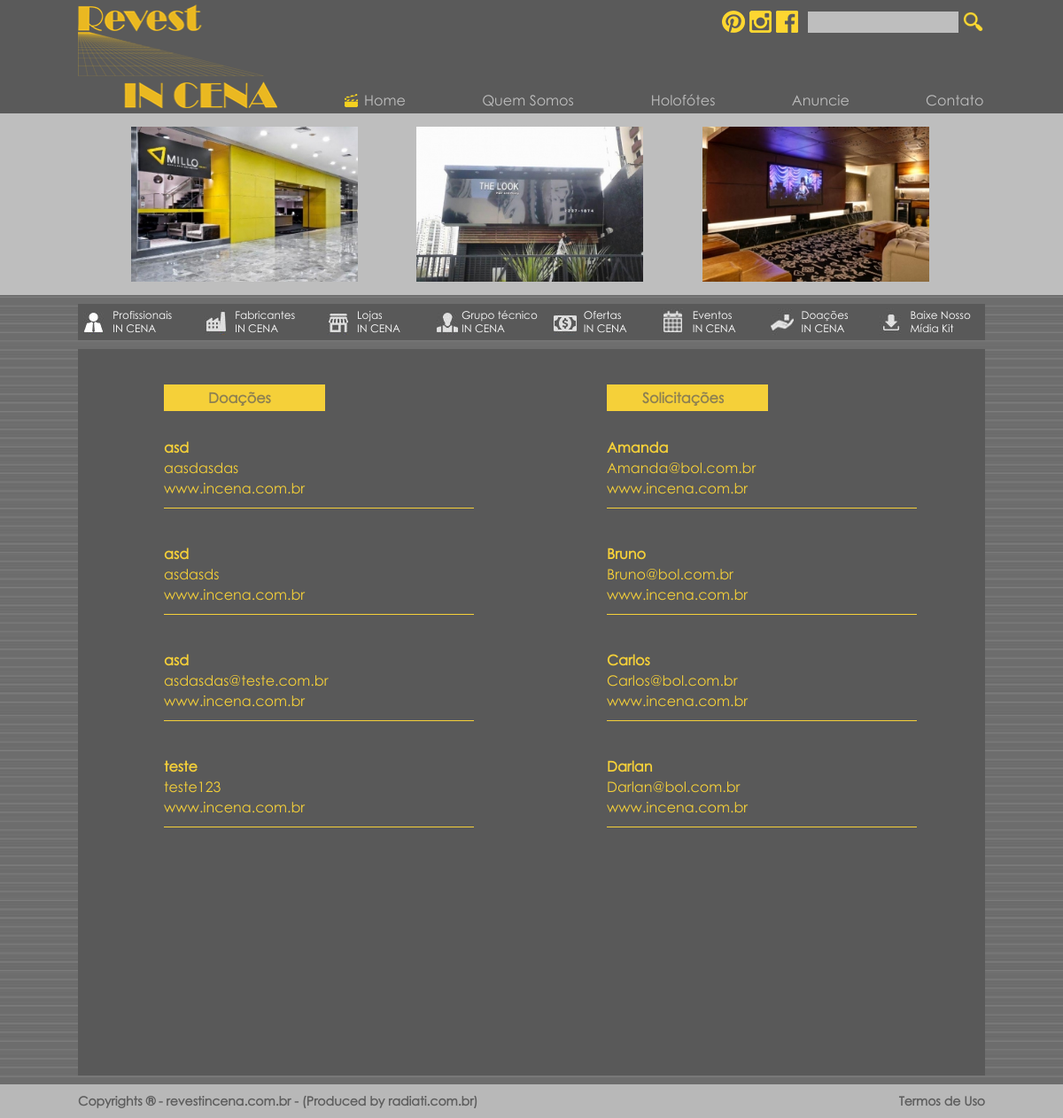
Page /solicitacoes.php on the committed database.
### tables this page shows
CREATE TABLE IF NOT EXISTS `publicidade` (
  `id_p` int(11) NOT NULL AUTO_INCREMENT,
  `name_p` varchar(30) NOT NULL,
  `image_p` varchar(50) NOT NULL,
  `url_p` varchar(150) NOT NULL,
  PRIMARY KEY (`id_p`)
);

CREATE TABLE IF NOT EXISTS `solicitacao` (
  `id_solicita` int(11) NOT NULL AUTO_INCREMENT,
  `nome` varchar(150) NOT NULL,
  `email` varchar(150) NOT NULL,
  `msg` text NOT NULL,
  `aprovado` int(2) NOT NULL,
  PRIMARY KEY (`id_solicita`)
);

CREATE TABLE IF NOT EXISTS `doacao` (
  `id_doacao` int(11) NOT NULL AUTO_INCREMENT,
  `nome` varchar(150) NOT NULL,
  `email` varchar(150) NOT NULL,
  `msg` text NOT NULL,
  `aprovado` int(10) NOT NULL,
  PRIMARY KEY (`id_doacao`)
);

### solicitacoes.php (the view, shortened to what this page needs)
<?php include_once('cms/php/conn.php'); mysqli_set_charset($conn, "utf8");?>
<!DOCTYPE html>
<html lang="pt-br">
	<head>
		<?php include_once('includes/head.php');?>
	</head>
	<body>
		<?php include_once('includes/header.php');?>
		<?php include_once('includes/menu.php');?>
           <div class="Centro FundoConteudo contato_overflow">
            <div class="centraliza_barras">
            <div class="doacoes">
                     <div class="posso">
                            <a href="">Doações</a>
                     </div>
                 <?php
                    $query = "SELECT * FROM solicitacao ORDER BY nome ASC";
                    $executa = mysql_query($query);
                        while($dados = mysql_fetch_array($executa)){
                            $nome = $dados['nome'];
                            $email = $dados['email'];
                            $aprovado = $dados['aprovado'];
                            if($aprovado == 1){
                ?>
                     <div class="resultados">
                         <b> <?php echo $nome; ?> </b><br />
                            <?php echo $email; ?><br />
                            www.incena.com.br<br />
                     </div>
                <?php }} ?>
            </div>
                <div class="solicita">
                     <div class="posso">
                            <a href="">Solicitações</a>
                     </div>
                <?php
                    $query = "SELECT * FROM doacao ORDER BY nome ASC";
                    $executa = mysql_query($query);
                        while($dados = mysql_fetch_array($executa)){
                            $nome = $dados['nome'];
                            $email = $dados['email'];
                            $aprovado = $dados['aprovado'];
                            if($aprovado == 1){
                ?>
                     <div class="resultados">
                         <b> <?php echo $nome; ?> </b><br />
                            <?php echo $email; ?><br />
                            www.incena.com.br<br />
                     </div>
                <?php }} ?>
                </div>
            </div>
        </div>
		<?php include_once('includes/footer.php');?>
	</body>
</html>

### includes/header.php (shortened to what this page needs)
		<header>
			<div class="FundoSuperior">
				<div class="Centro">
					<a href="index.php">
						<img src="imagens/logo.png" alt="logo" class="Logo"/>
					</a>
					<div class="RedesSociaisHeader">
						<div class="IconesEsquerda">
							<img src="imagens/icones/pinterest.png" alt="Pinterest" class="Icones"/>
							<img src="imagens/icones/instagram.png" alt="Instagram" class="Icones"/>
							<img src="imagens/icones/fb.png" alt="Facebook" class="Icones"/>
						</div>
						<div class="FormDireita">
							<form name="buscar" method="post" action="">
								<input type="text" name="busca"/>
								<button onclick="this.submit();">
									<img src="imagens/icones/lupa.png" alt="Lupa"/>
								</button>
							</form>
						</div>
					</div>
					<nav>
						<ul class="MenuSuperior">
<?php
        if($pagename=="home"){
?>
							<li style="background-position: 35px 3px;" class="claquete_ativa" id="hover_claquete">
								<a href="index.php" style="margin-right:48px;">
									Home
								</a>
							</li>
							<li style="background-position: 18px 3px; width: 150px;" id="hover_claquete">
								<a href="quem-somos.php" style="margin-right:8px;">
									Quem Somos
								</a>
							</li>
							<li style="background-position: 58px 3px;" id="hover_claquete">
								<a href="#">
									Holofótes
								</a>
								<ul class="Dropdown">
									<li onclick="location.href='personalidades.php'">
										<a href="personalidades.php">Personalidades IN CENA</a>
									</li>
									<li onclick="location.href='materias.php'">
										<a href="materias.php">Matérias e Artigos</a>
									</li>
									<li onclick="location.href='orgaos-do-setor.php'">
										<a href="orgaos-do-setor.php">Orgãos do Setor</a>
									</li>
									<li onclick="location.href='noticias.php'">
										<a href="noticias.php">Notícias</a>
									</li>
									<li onclick="location.href='projetos.php'">
										<a href="projetos.php">Projetos</a>
									</li>
                                    <li onclick="location.href='newsletter.php'">
										<a href="newsletter.php">Newsletter</a>
									</li>
								</ul>
							</li>
							<li style="background-position: 65px 3px;" id="hover_claquete">
								<a href="#">
									Anuncie
								</a>
							</li>
							<li style="background-position: 63px 3px;" id="hover_claquete">
								<a href="contato.php">
									Contato
								</a>
							</li>
<?php }else if(!isset($pagename)){ ?>
							<li style="background-position: 35px 3px;"  id="hover_claquete" class="claquete_ativa">
								<a href="index.php" style="margin-right:48px;">
									Home
								</a>
							</li>
							<li style="background-position: 18px 3px; width: 150px;" id="hover_claquete">
								<a href="quem-somos.php" style="margin-right:8px;">
									Quem Somos
								</a>
							</li>
							<li style="background-position: 58px 3px;" id="hover_claquete" >
								<a href="#">
									Holofótes
								</a>
							</li>
							<li style="background-position: 65px 3px;" id="hover_claquete">
								<a href="#">
									Anuncie
								</a>
							</li>
                            <li style="background-position: 63px 3px;" id="hover_claquete">
								<a href="contato.php">
									Contato
								</a>
							</li>
<?php } ?>
                        </ul>
					</nav>
					<div class="esp"></div>
				</div>
			</div>
			<div class="FundoInferior">
				<div class="Centro DestaqueTopo">
					<?php
						$SelectPublict = mysqli_query($conn, "SELECT * FROM publicidade LIMIT 0, 3");
						while($Publict=mysqli_fetch_object($SelectPublict)):
						if($Publict->image_p!=''):
					?>
						<a href="<?php echo $Publict->url_p?>" target="_blank">
							<img src="cms/imagens/publicidade/<?php echo $Publict->image_p?>" alt="destaque" class="ImagemDestaqueTopo"/>
						</a>
					<?php
						endif;
						endwhile;
					?>
					<div class="esp"></div>
				</div>
			</div>
		</header>

### css/style.css (style rules this page uses)
* { padding: 0; margin: 0; font-family: "Century Gothic"; outline: none; }
body { background: url(../imagens/fundo.jpg); }
header { width: 100%; height: auto; }
.FundoSuperior, .FundoInferior { width: 100%; height: auto; }
.FundoSuperior { padding: 5px 0; background: #5a5a5a; }
.FundoInferior { padding: 10px 0; background: #bebebe; }
.esp { width: 100%; height: 1px; clear: both; }
.DestaqueTopo a { text-decoration: none; }
.SubMenu, .FundoConteudo { background: #595959; }
.FundoConteudo { padding: 10px; margin-top: 10px !important; }

### css/mobile.css (style rules this page uses)
.FundoSuperior .MenuSuperior .claquete_ativa { background-image: url("../imagens/icones/claquete.png"); background-repeat: no-repeat; }
.Centro { height: auto; margin: auto; position: relative; width: 1024px; }
.FundoConteudo { width: 1004px !important; }
.Logo { float: left; height: auto; width: 22%; }
nav { bottom: 0; height: auto; margin-top: 20px; position: absolute; right: 0; width: 74%; }
.MenuSuperior { list-style: outside none none; }
.MenuSuperior li { float: left; text-align: right; width: 20%; }
.MenuSuperior li a { color: #bebebe; text-decoration: none; }
.RedesSociaisHeader { position: absolute; right: 0; top: 0; width: auto; }
.IconesEsquerda { float: left; padding-right: 10px; padding-top: 2px; text-align: right; width: 200px; }
.FormDireita { float: right; padding-top: 8px; width: 200px; }
.RedesSociaisHeader .Icones { padding-top: 5px; }
.RedesSociaisHeader input[type="text"] { background: #bebebe none repeat scroll 0 0; border: 0 none; padding: 4px 5px; width: 160px; }
.RedesSociaisHeader button { background: transparent none repeat scroll 0 0; border: 0 none; cursor: pointer; height: 24px; margin-left: 5px; padding: 0; position: absolute; width: 23px; }
.RedesSociaisHeader button img { height: auto; width: 100%; }
.ImagemDestaqueTopo { height: auto; margin-right: 2px; margin-top: 5px; margin-left: 60px; width: 25%; }
.contato_overflow { overflow: hidden; padding: 0 0 0 20px; }
.contato_overflow .centraliza_barras { width: 850px; height: auto; margin: 0 auto; }
.contato_overflow .solicita { width: 350px; height: 800px; margin-top: 20px; float:right; }
.contato_overflow .solicita .posso { background:#F5D039; width:182px; margin: 0 auto; margin-bottom: 30px; height:30px; margin-top:20px; float: left; }
.contato_overflow .solicita .posso a { color:#8D8051; float:left; font-weight:bold; text-decoration:none; margin-top:5px; margin-left:40px; }
.contato_overflow .solicita .resultados { color: #f5d039; float: right; font-family: "Century Gothic"; height: auto; line-height: 23px; float: left; border-bottom:1px solid #f5d039; margin-bottom: 40px; width: 350px; padding-bottom: 10px; }
.contato_overflow .doacoes { width: 350px; height: 800px; margin-top: 20px; float:left; }
.contato_overflow .doacoes .posso { background:#F5D039; width:182px; margin: 0 auto; margin-bottom: 30px; height:30px; margin-top:20px; float: left; }
.contato_overflow .doacoes .posso a { color:#8D8051; float:left; font-weight:bold; text-decoration:none; margin-top:5px; margin-left:50px; }
.contato_overflow .doacoes .resultados { color: #f5d039; float: right; font-family: "Century Gothic"; height: auto; line-height: 23px; float: left; border-bottom:1px solid #f5d039; margin-bottom: 40px; width: 350px; padding-bottom: 10px; }

### rows in the picture
publicidade: image_p (picture)
publicidade: image_p (picture)
publicidade: image_p (picture)
solicitacao: nome "asd", email "aasdasdas"
solicitacao: nome "asd", email "asdasds"
solicitacao: nome "asd", email "asdasdas@teste.com.br"
solicitacao: nome "teste", email "teste123"
doacao: nome "Amanda", email "Amanda@bol.com.br"
doacao: nome "Bruno", email "Bruno@bol.com.br"
doacao: nome "Carlos", email "Carlos@bol.com.br"
doacao: nome "Darlan", email "Darlan@bol.com.br"
